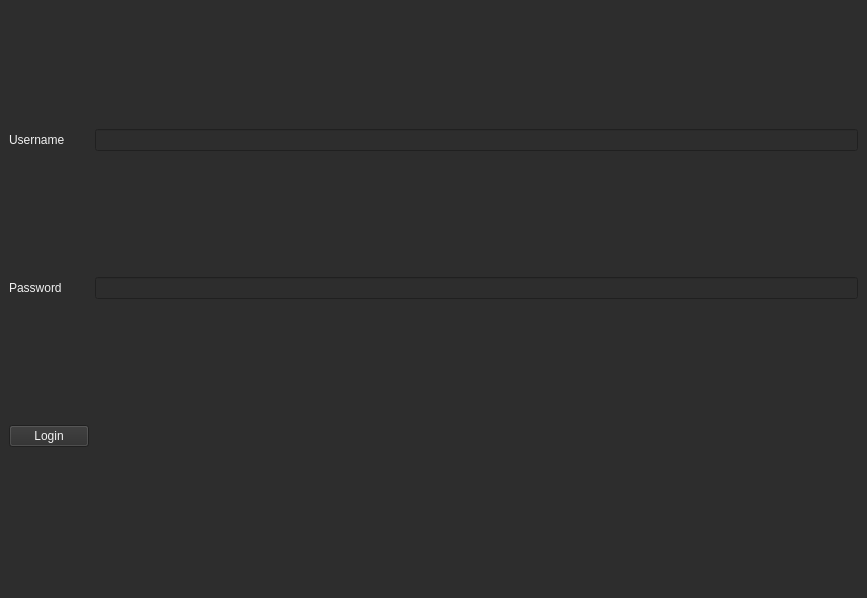
<?xml version="1.0" encoding="UTF-8"?>
<ui version="4.0">
 <class>MainWindow</class>
 <widget class="QMainWindow" name="MainWindow">
  <property name="geometry">
   <rect>
    <x>0</x>
    <y>0</y>
    <width>867</width>
    <height>598</height>
   </rect>
  </property>
  <property name="windowTitle">
   <string>MainWindow</string>
  </property>
  <property name="styleSheet">
   <string notr="true">background-color: rgb(45, 45, 45);</string>
  </property>
  <widget class="QWidget" name="centralwidget">
   <layout class="QGridLayout" name="gridLayout">
    <item row="1" column="0">
     <widget class="QLabel" name="label_password">
      <property name="styleSheet">
       <string notr="true">color:rgb(241, 241, 241)</string>
      </property>
      <property name="text">
       <string>Password</string>
      </property>
     </widget>
    </item>
    <item row="1" column="1">
     <widget class="QLineEdit" name="le_password">
      <property name="styleSheet">
       <string notr="true">color:rgb(241, 241, 241)</string>
      </property>
      <property name="text">
       <string/>
      </property>
     </widget>
    </item>
    <item row="0" column="0">
     <widget class="QLabel" name="label_username">
      <property name="styleSheet">
       <string notr="true">color:rgb(241, 241, 241)</string>
      </property>
      <property name="text">
       <string>Username</string>
      </property>
     </widget>
    </item>
    <item row="0" column="1">
     <widget class="QLineEdit" name="le_username">
      <property name="styleSheet">
       <string notr="true">color:rgb(241, 241, 241)</string>
      </property>
     </widget>
    </item>
    <item row="2" column="0">
     <widget class="QPushButton" name="log_in">
      <property name="styleSheet">
       <string notr="true">color:rgb(241, 241, 241)</string>
      </property>
      <property name="text">
       <string>Login</string>
      </property>
     </widget>
    </item>
   </layout>
  </widget>
  <widget class="QMenuBar" name="menubar">
   <property name="geometry">
    <rect>
     <x>0</x>
     <y>0</y>
     <width>867</width>
     <height>22</height>
    </rect>
   </property>
  </widget>
  <widget class="QStatusBar" name="statusbar"/>
 </widget>
 <resources/>
 <connections/>
</ui>
